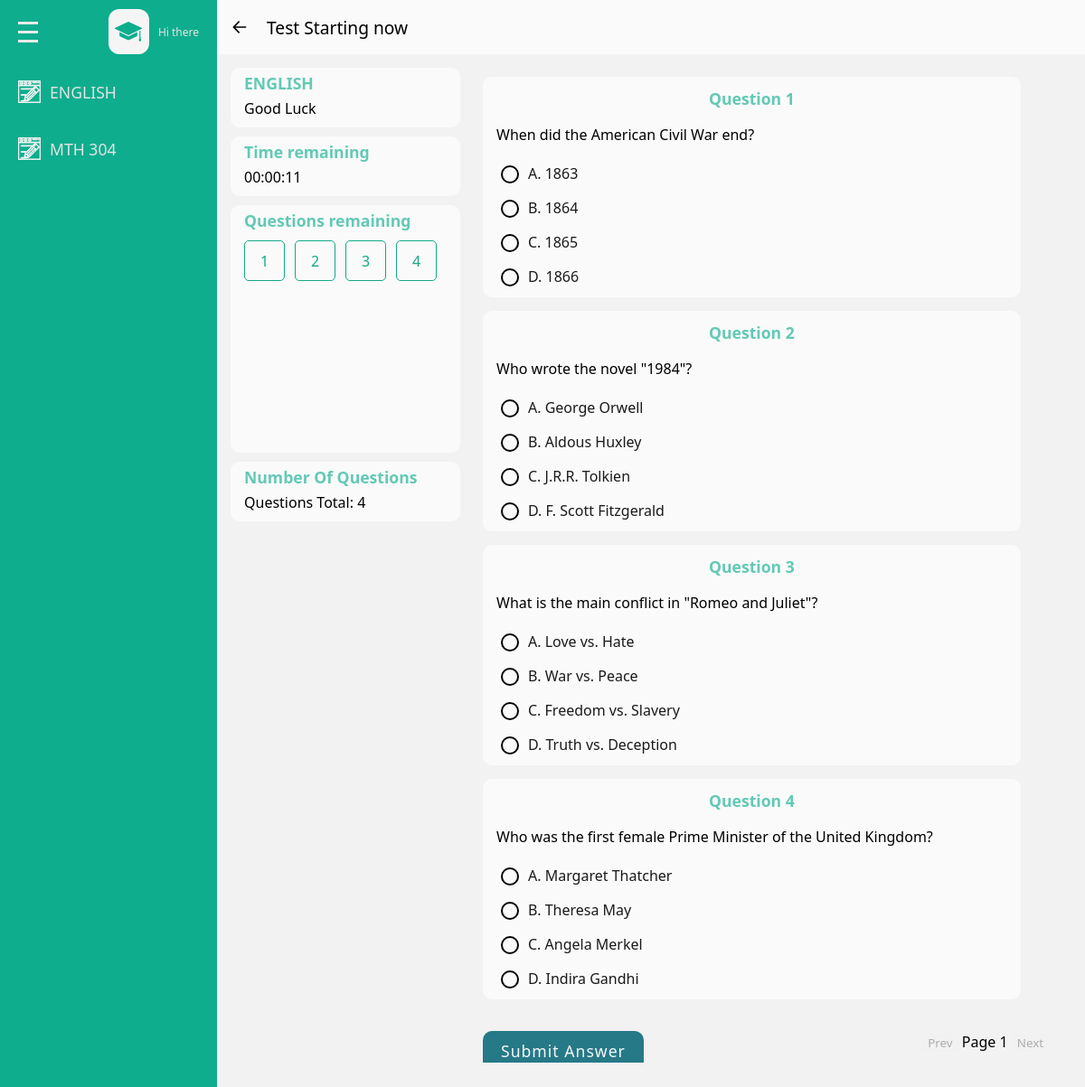
/ (signed in), run on the app's committed database.
### base/models.py (models this page shows, shortened)
class Subject(models.Model):
    name = models.CharField(max_length=255, unique=True, null=True)

class Question(models.Model):
    text = models.TextField()
    diagram = models.ImageField(upload_to='questions/diagrams/', blank=True, null=True)
    subject = models.ForeignKey(Subject, on_delete=models.CASCADE, related_name='questions',null=True)

class Answer(models.Model):
    question = models.ForeignKey(Question, related_name='answers', on_delete=models.CASCADE)
    text = models.TextField()
    is_correct = models.BooleanField(default=False)

### base/views.py (the view, shortened to what this page needs)
# urls.py: path('',views.index,name= "index"),
@login_required(login_url='login')
def index(request):
    subjects = Subject.objects.all()
    selected_subject_id = request.GET.get('subject_id')
    questions = []
    remaining_time = None
    selected_subject = None
    user_answers = []
    total_questions = 0
    if subjects.exists():
        if selected_subject_id:
            selected_subject = get_object_or_404(Subject, id=selected_subject_id)
        else:
            selected_subject = subjects.first()
        exam_sessions = ExamSession.objects.filter(subject=selected_subject).order_by('shuffle_order')
        questions = [session.question for session in exam_sessions]
        total_questions = len(questions)
        seed = hash(request.user.id) % 10000  # Unique seed for shuffling based on user ID
        random.seed(seed)
        random.shuffle(questions)
        if exam_sessions.exists():
            exam_session = exam_sessions.first()
            user_exam_session, created = UserExamSession.objects.get_or_create(
                user=request.user,
                exam_session=exam_session,
                defaults={'start_time': timezone.now()}
            )
            if not created:
                user_exam_session.refresh_from_db()
            exam_start_time = user_exam_session.start_time
            duration_parts = exam_session.exam_duration.split(':')
            duration = timedelta(hours=int(duration_parts[0]), minutes=int(duration_parts[1]), seconds=int(duration_parts[2]))
            end_time = exam_start_time + duration
            remaining_time = max(0, (end_time - timezone.now()).total_seconds())
        if request.user.is_authenticated:
            user_results = Result.objects.filter(user=request.user, subject=selected_subject)
            user_answers = [(result.question.id, result.selected_answer.id if result.selected_answer else None) for result in user_results]
    return render(request, 'index.html', {
        'subjects': subjects,
        'selected_subject': selected_subject,
        'questions': questions,
        'remaining_time': remaining_time,
        'user_answers': user_answers,
        'total_questions': total_questions,
    })

### base/templates/index.html (shortened to what this page needs)
{% load static %}
<!DOCTYPE html>
<html lang="en">
<head>
    <link rel = "stylesheet" href = "{% static 'css/style.css' %}"/>
</head>
<body>
    <div class = "page">
        <div class = "wrapper">
            <div class = "main-sidebar">
                <div class = "menu">
                    <div class= "menu-head flex-between">
                        <div class="hamburger flex-column">
                            <span></span>
                            <span></span>
                            <span></span>
                        </div>
                        <div class = "menu-head-content flex gp-10">
                            <div class = "scholar-icon-div flex-center">
                                <!DOCTYPE svg PUBLIC "-//W3C//DTD SVG 1.1//EN" "http://www.w3.org/Graphics/SVG/1.1/DTD/svg11.dtd">
                            </div>
                            <div class = "text-content-div flex-column">
                                <span class = "sub-text">Hi there</span>
                            </div>
                        </div>
                    </div>
                    <div class= "menu-content flex-column ">
                        {% for subject in subjects %}
                        <a href = "{% url 'index' %}?subject_id={{ subject.id }}" class = "menu-item">
                            <div class="menu-wrapper flex gp-10">
                                <!DOCTYPE svg PUBLIC "-//W3C//DTD SVG 1.1//EN" "http://www.w3.org/Graphics/SVG/1.1/DTD/svg11.dtd">
                                <span>{{ subject.name|upper }}</span>
                            </div>
                        </a>
                        {% endfor %}
                    </div>
                </div>
            </div>
            <div class = "main-content">
                <div class="main-content-header flex">
                    <span>Test Starting now</span>
                </div>
                <div class = "main-content-items-wrapper flex gp-15">
                    <div class = "control-section flex-column gp-10">
                        <div class= "small-box-info">
                            <h4 class = "small-box-head">{{ selected_subject.name|upper }}</h4>
                            <p class = "small-box-text">Good Luck</p>
                        </div>
                        <div class= "small-box-info">
                            <h4 class = "small-box-head">Time remaining</h4>
                            <p id = "timer" class = "small-box-text">08 : 15 : 30</p>
                        </div>
                        <div class= "Question-select-box small-box-info">
                            <h4 class = "small-box-head">Questions remaining</h4>
                            <div class = "question-numbers-div">
                                {% for question in questions %}
                                <span class = "question-number">{{forloop.counter}}</span>
                                {% endfor %}
                            </div>
                        </div>
                        <div class= "small-box-info">
                            <h4 class = "small-box-head">Number Of Questions</h4>
                            <p class = "small-box-text"> Questions Total: {{total_questions}}</p>
                        </div>
                    </div>
                    <div class = "question-section">
                        <form class = "user-question-form flex-column gp-15" method="post" action="{% url 'index' %}?subject_id={{ selected_subject.id }}">
                            {% if questions %}
                            {% for question in questions %}
                                <div class = "question-box">
                                    <div class = "question-box-head flex-center">
                                        <h4 class= "small-box-head">Question {{ total_questions }}</h4>
                                    </div>
                                    <div class="question-text">
                                        <p>{{ question.text }}</p>
                                    </div>
                                    <div class = "answers-wrapper flex-column">
                                        <div class ="answers-container flex-column">
                                            {% for answer in question.answers.all %}
                                            <div class = "answer-item">
                                                <input type = "radio" name="question_{{ question.id }}" value="{{ answer.id }}" id="answer_{{ answer.id }}" class = "check-answer"/>
                                                <label for="answer_{{ answer.id }}">{{ answer.text }}</label>
                                            </div>
                                            {% endfor %}
                                        </div>
                                    </div>
                                </div>
                            {% endfor %}
                            {% endif %}
                            <div class="user-question-btn-container flex-between">
                                <button type = "button" class = "answer-submit-btn">Submit Answer</button>
                                <div class = "pag-btn-container">
                                    <button type = "button" id = "pag-prev" class = "pag-prev-btn">Prev</button>
                                    <span id = "current-page" class = "pag-page-span"></span>
                                    <button type = "button" id = "pag-next" class = "pag-next-btn">Next</button>
                                </div>
                            </div>
                        </form>
                    </div>
                </div>
            </div>
        </div>
    </div>
</body>
</html>

### data on the page
Subject: name "ENGLISH"
Subject: name "MTH 304"
Question: text "When did the American Civil War end?"
Question: text "Who wrote the novel \"1984\"?"
Question: text "What is the main conflict in \"Romeo and Juliet\"?"
Question: text "Who was the first female Prime Minister of the United Kingdom?"
Answer: text "A. 1863"
Answer: text "B. 1864"
Answer: text "C. 1865"
Answer: text "D. 1866"
Answer: text "A. George Orwell"
Answer: text "B. Aldous Huxley"
Answer: text "C. J.R.R. Tolkien"
Answer: text "D. F. Scott Fitzgerald"
Answer: text "A. Love vs. Hate"
Answer: text "B. War vs. Peace"
Answer: text "C. Freedom vs. Slavery"
Answer: text "D. Truth vs. Deception"
Answer: text "A. Margaret Thatcher"
Answer: text "B. Theresa May"
Answer: text "C. Angela Merkel"
Answer: text "D. Indira Gandhi"

### other printed values
{{ total_questions }} "4"
